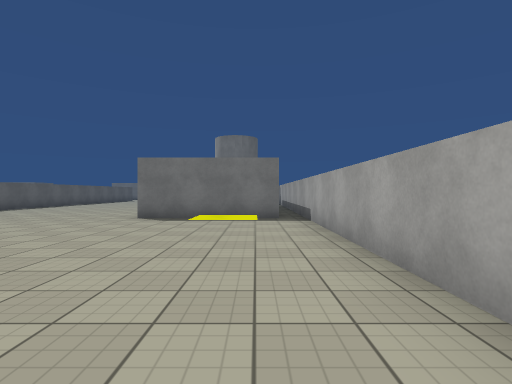
View 1 (above)

20 first-person views from a walk through a Unity game level. The camera is 1.3 m above the floor, looks level and sees 80° across. The floor is counted in squares, 2 m on a side. Each view is taken from the middle of a square. On the plan, view 1 faces up. The plan holds only what a view shows up to about 10 squares ahead; the rest is blank. The place goes on beyond the plan. The player is left out. Surface patterns are stand-ins for the level's own textures.

View 2
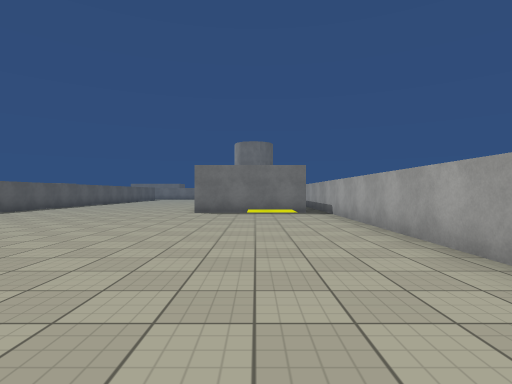

View 3
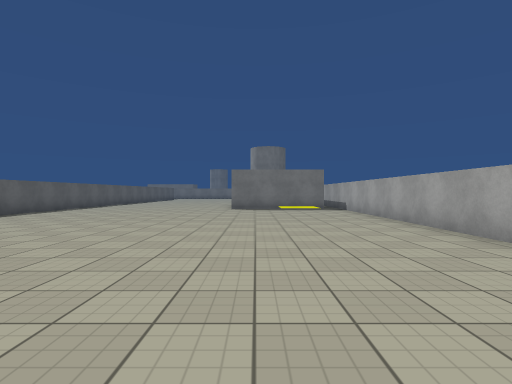

View 4
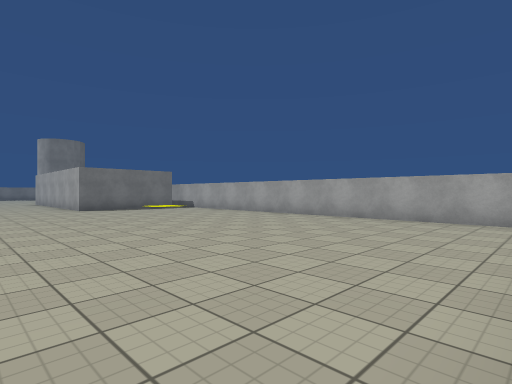

View 5
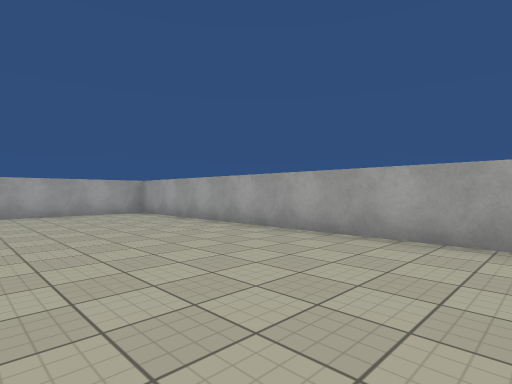

View 6
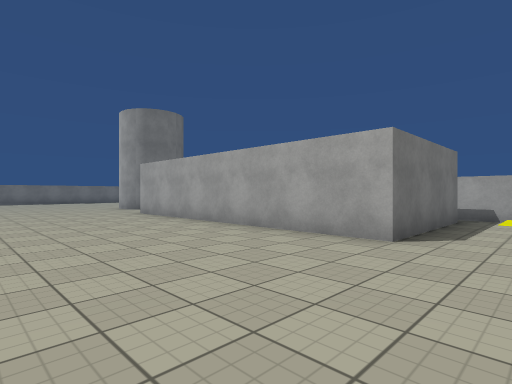

View 7
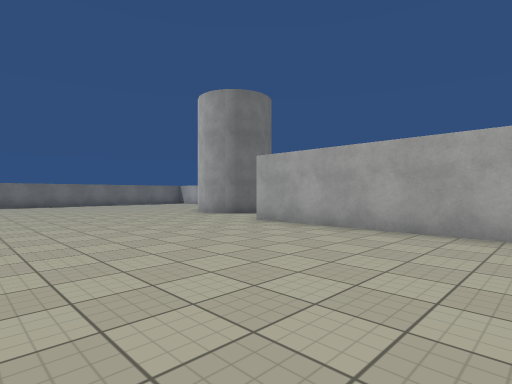

View 8
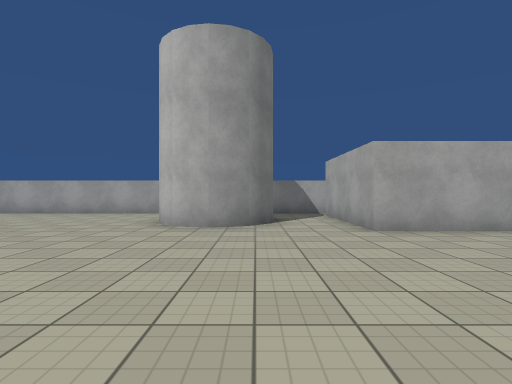

View 9
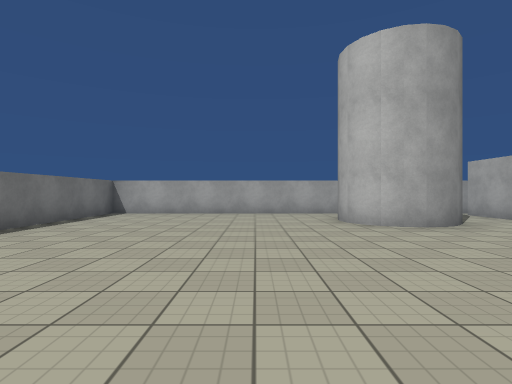

View 10
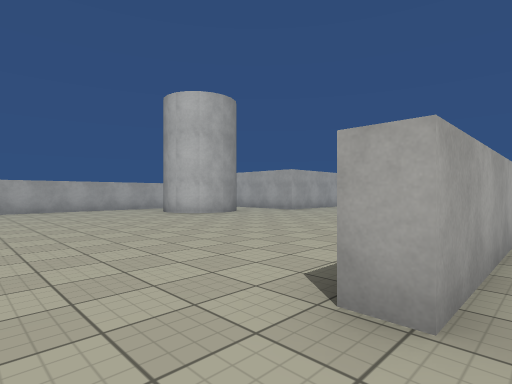

View 11
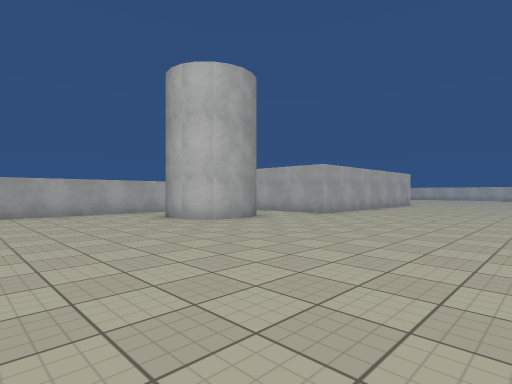

View 12
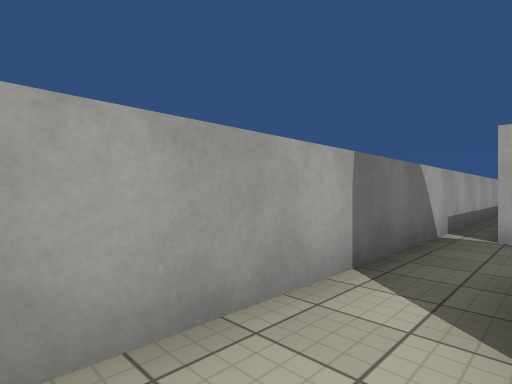

View 13
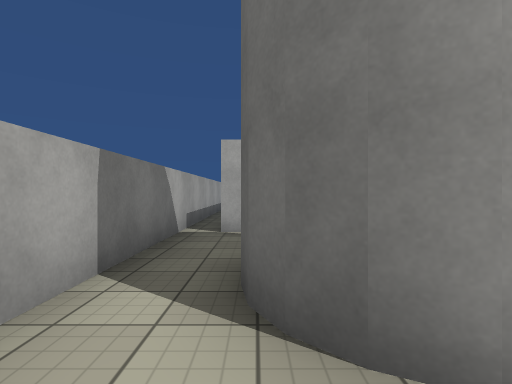

View 14
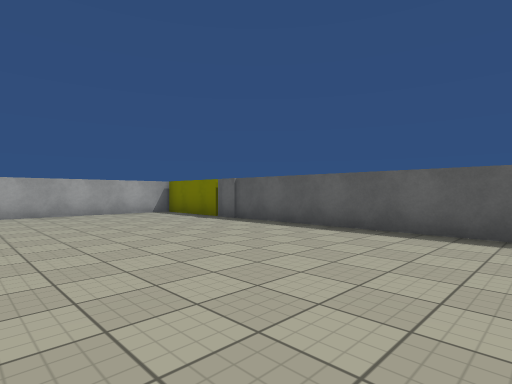

View 15
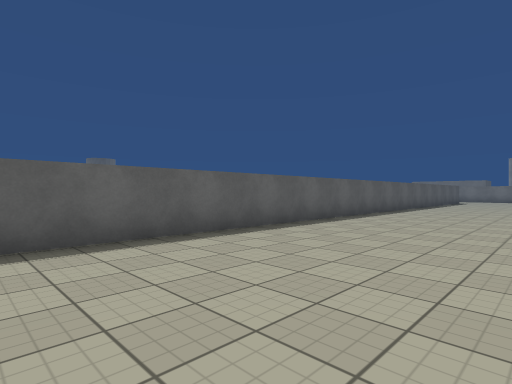

View 16
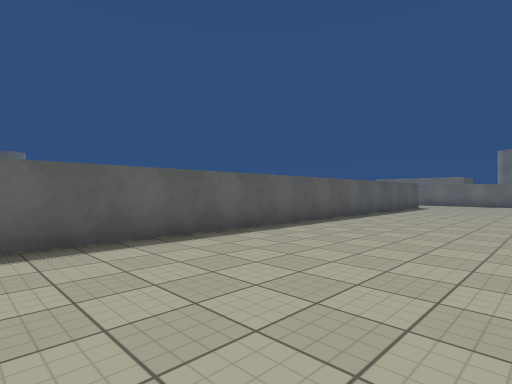

View 17
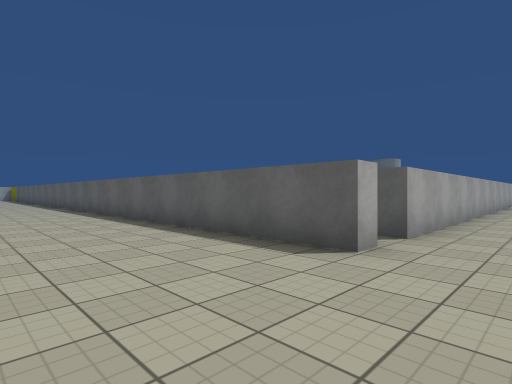

View 18
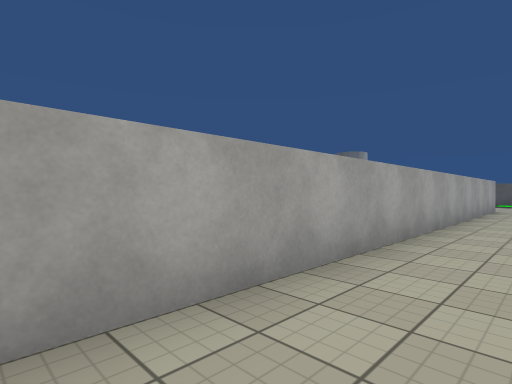

View 19
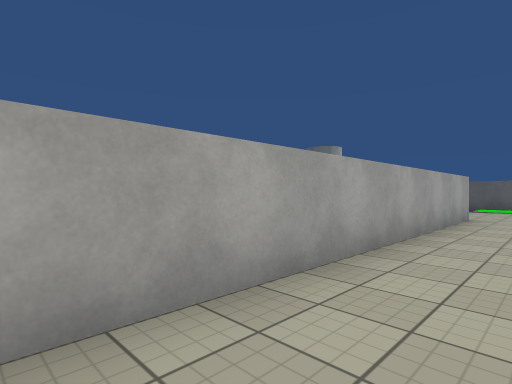

View 20
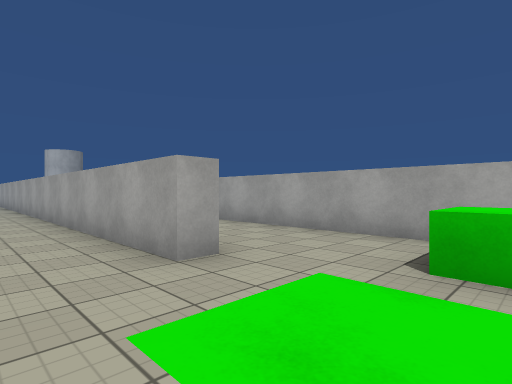

### Floor plan
Points are (right, up) in squares from view 1. A wall is a line through its corners. A room is listed if a view was taken in it or the views show most of it. See-through windows are left out.
Room 1 (views 1, 2, 3, 4, 5, 6, 7, 8, 9, 11, 12, 13, 14, 15, 16, 17)
walls: (0.6, 7.5) (-2.9, 7.5) (-2.9, 15); (-2.1, 16.9) (-2.5, 17.9) (-2.1, 18.8); (-1.9, 16.9) (-2.2, 17.1); (-2.3, 17.3) (-2.4, 18.1); (-2.4, 17.7) (-2.3, 18.5); (-2.2, 18.6) (-1.9, 18.9) (-1.3, 19.2) (-0.6, 19) (0, 18.5); (-0.1, 18.6) (0, 18.3); (-0.8, 19.1) (-0.2, 18.8); (1.2, 18.5) (1.2, 24.5); (-9.6, 22.5) (-9.1, 22.5) (-9.1, -4.3) (1.2, -4.3) (1.2, 15.6)
ways out: opening at (-9, 23.5) to room 2; opening at (-3, 16) to room 3; opening at (1, 15) to room 3; opening at (1, 19) to room 3
Room 2 (views 10, 18, 19, 20)
walls: (-25.5, 22) (-25.5, 22.5) (-10.5, 22.5); (-27.6, 19.5) (-22.2, 19.5); (-29.2, 23) (-29.2, 22)
ways out: opening at (-9, 23.5) to room 1; opening at (-10, 22)
objects: green block (-28, 21)
Room 3 (no view inside)
walls: (0, 18.3) (0.1, 17.8); (-1.5, 16.7) (-1.9, 16.9); (1.2, 15.6) (1.2, 18.5); (-2.9, 15) (0.6, 15)
ways out: opening at (-3, 16) to room 1; opening at (1, 15) to room 1; opening at (1, 19) to room 1

Positions as (right, up) in squares from view 1, and headings:
1: (0, 0), facing up
2: (-1, -2), facing up
3: (-2, -4), facing up
4: (-6, -4), facing up-right
5: (-8, 0), facing down-right
6: (-7, 6), facing up-right
7: (-8, 10), facing up-right
8: (-8, 17), facing right
9: (-8, 21), facing right
10: (-10, 24), facing down-right
11: (-8, 23), facing down-right
12: (0, 20), facing down-right
13: (0, 20), facing down
14: (-4, 5), facing down-left
15: (-5, 2), facing up-left
16: (-5, 9), facing up-left
17: (-6, 24), facing down-left
18: (-13, 24), facing down-left
19: (-17, 24), facing down-left
20: (-28, 24), facing down-right
